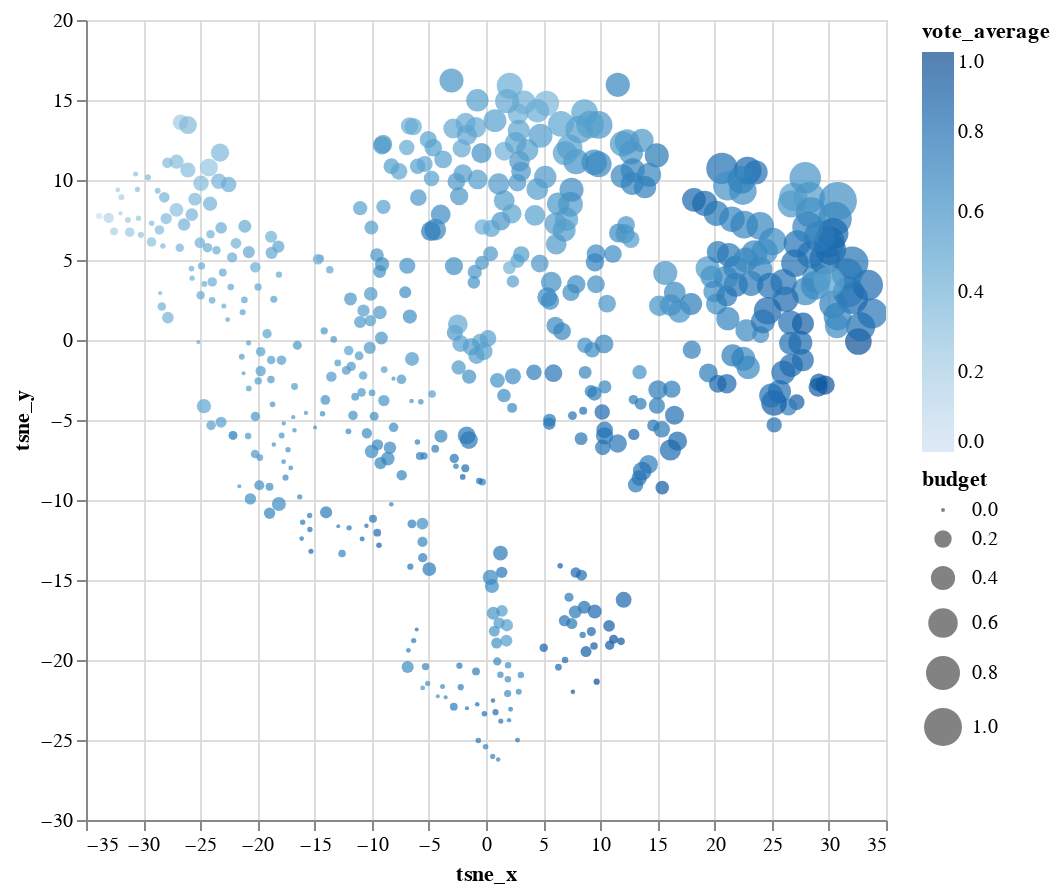

Notebook code for this chart:
### Code cell
alt.Chart(movies_data).mark_circle(size=60).encode(
    x='tsne_x',
    y='tsne_y',
    color='vote_average',
    size='budget',
    tooltip=['title', 'vote_average', 'budget']
).properties(
    width=400,
    height=400
).interactive()

### Figure 1 — Vega-Lite specification as saved in the notebook (floating-point values rounded to 4 significant figures; data arrays with more than 128 entries replaced by an {"elided": "..."} marker saying what was removed)
{"config": {"view": {"continuousWidth": 400, "continuousHeight": 300}}, "data": {"name": "data-23595c2997e8c1070d99d9b33c0d34b4"}, "mark": {"type": "circle", "size": 60}, "encoding": {"color": {"field": "vote_average", "type": "quantitative"}, "size": {"field": "budget", "type": "quantitative"}, "tooltip": [{"field": "title", "type": "nominal"}, {"field": "vote_average", "type": "quantitative"}, {"field": "budget", "type": "quantitative"}], "x": {"field": "tsne_x", "type": "quantitative"}, "y": {"field": "tsne_y", "type": "quantitative"}}, "height": 400, "selection": {"selector003": {"type": "interval", "bind": "scales", "encodings": ["x", "y"]}}, "width": 400, "$schema": "https://vega.github.io/schema/vega-lite/v4.17.0.json", "datasets": {"data-23595c2997e8c1070d99d9b33c0d34b4": {"elided": "518 records"}}}
